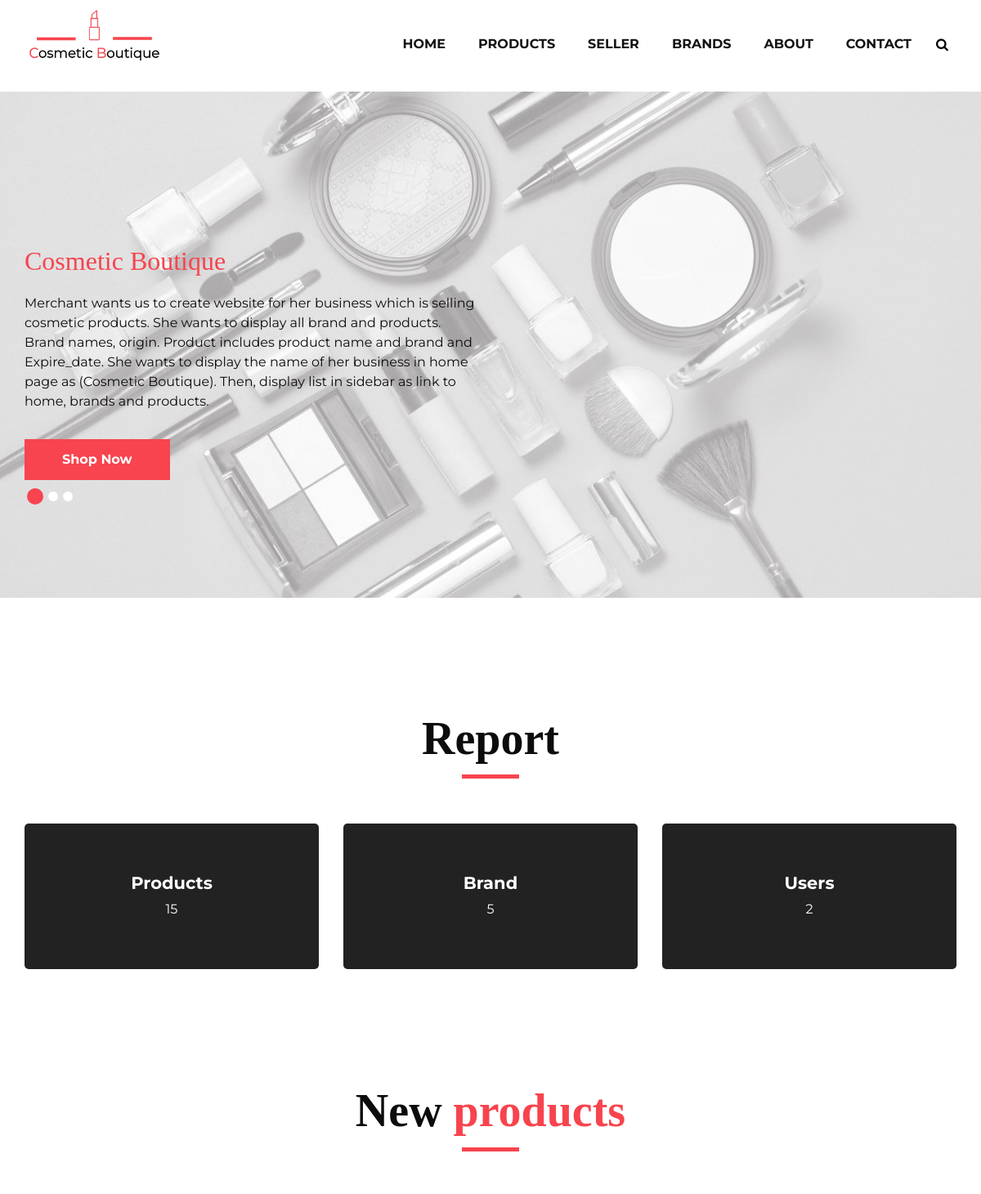
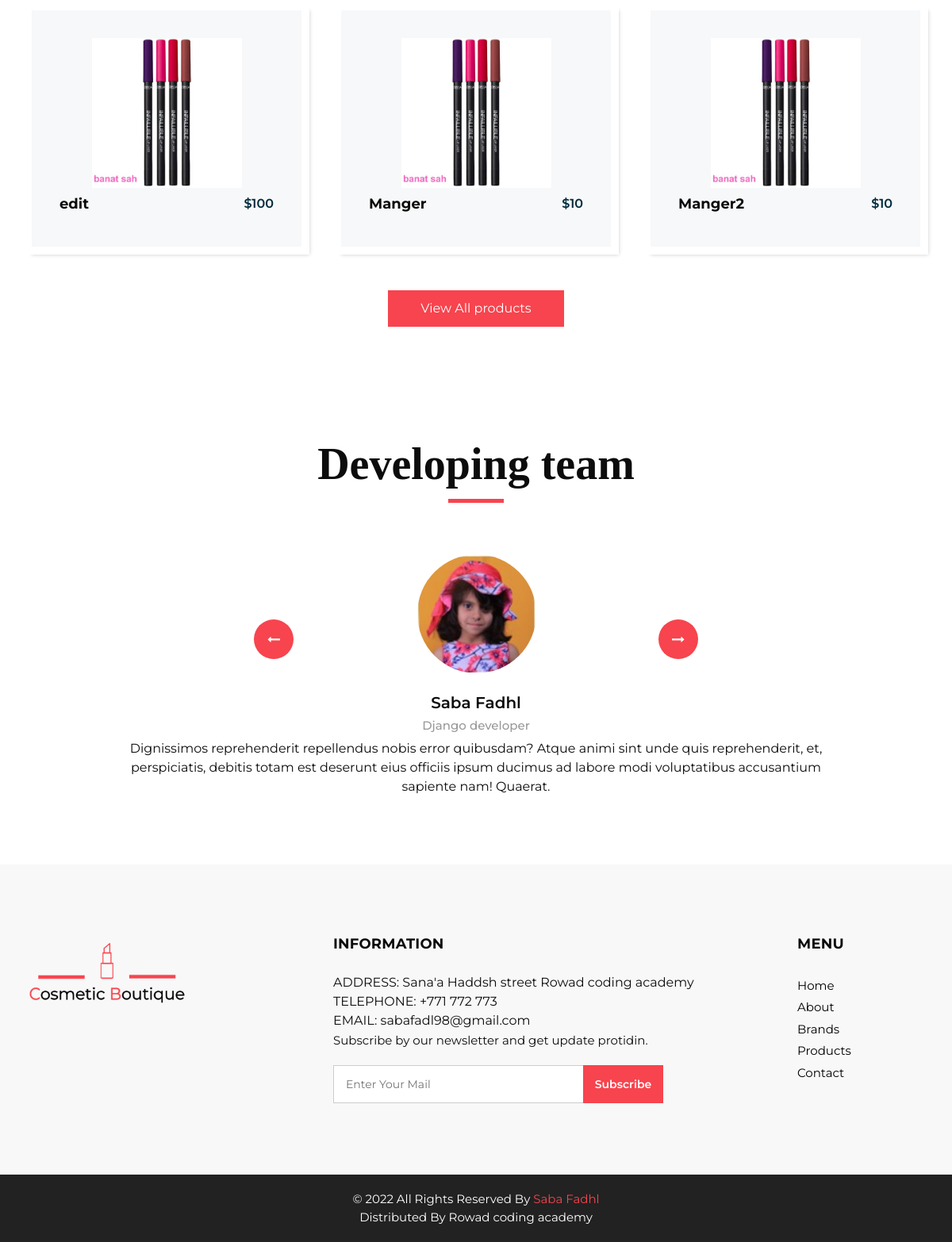
The page / on the database its author committed (2 pictures, top to bottom).
### makeup/models.py (models this page shows, shortened)
class Brand(models.Model):
    name=models.CharField(max_length=50)
    orgin=models.CharField(max_length=50)

class Products(models.Model):
    name=models.CharField(max_length=50)
    kind=models.CharField(max_length=50)
    descreption=models.TextField(null=True)
    expir_date=models.DateField(null=True)
    price=models.PositiveIntegerField(default=10, validators=[MinValueValidator(5)])
    brand=models.ForeignKey(Brand,on_delete=models.CASCADE,null=True)

### makeup/views.py (the view)
# urls.py: 2. Add a URL to urlpatterns:  path('', views.home, name='home')
def home(request):
    User = get_user_model()
    myReport={"Products":Products.objects.all().count(),"Brand":Brand.objects.all().count(),"Users":User.objects.all().count()}
    newest=Products.objects.order_by("-id")[:3]
    context={
        'newest' : newest,
        'reports': myReport,
    }
    template_name='makeup/index.html'
    return render(request,template_name,context)

### makeup/templates/makeup/index.html (shortened to what this page needs)
{% extends 'makeup/base.html' %}
{% load static %}
   {%block content%}
         <section class="slider_section ">
            <div class="slider_bg_box">
               <img src="{%static 'images/slider-bg.jpg' %}" alt="">
            </div>
            <div id="customCarousel1" class="carousel slide" data-ride="carousel">
               <div class="carousel-inner">
                  <div class="carousel-item active">
                     <div class="container ">
                        <div class="row">
                           <div class="col-md-7 col-lg-6 ">
                              <div class="detail-box">
                                 <h2>
                                    <span>
                                       Cosmetic Boutique
                                     </span>
                                 </h2>
                                 <p>
                                    Merchant wants us to create website for her business which is selling cosmetic products. She wants to display all brand and products. Brand names, origin. Product includes product name and brand and Expire_date. She wants to display the name of her business in home page as (Cosmetic Boutique). Then, display list in sidebar as link to home, brands and products.
                                 </p>
                                 <div class="btn-box">
                                    <a href="" class="btn1">
                                    Shop Now
                                    </a>
                                 </div>
                              </div>
                           </div>
                        </div>
                     </div>
                  </div>
               </div>
               <div class="container">
                  <ol class="carousel-indicators">
                     <li data-target="#customCarousel1" data-slide-to="0" class="active"></li>
                     <li data-target="#customCarousel1" data-slide-to="1"></li>
                     <li data-target="#customCarousel1" data-slide-to="2"></li>
                  </ol>
               </div>
            </div>
         </section>
      </div>
      <section class="why_section layout_padding">
         <div class="container">
            <div class="heading_container heading_center">
               <h2>
                  Report
               </h2>
            </div>
            <div class="row">
               {%for name,value in reports.items%}
               <div class="col-md-4">
                  <div class="box ">
                     <div class="detail-box">
                        <h5>
                           {{name}}
                        </h5>
                        <p>
                           {{value}}
                        </p>
                     </div>
                  </div>
               </div>
               {%endfor%}
            </div>
         </div>
      </section>
      <section class="product_section layout_padding">
         <div class="container">
            <div class="heading_container heading_center">
               <h2>
                  New <span>products</span>
               </h2>
            </div>
            <div class="row">
               {%for product in newest%}
               <div class="col-sm-6 col-md-4 col-lg-4">
                  <div class="box">
                     <div class="img-box">
                        <img src="{%static 'images/p2.png'%}" alt="">
                     </div>
                     <div class="detail-box">
                        <h5>
                           {{product.name}}
                        </h5>
                        <h6>
                           ${{product.price}}
                        </h6>
                     </div>
                  </div>
               </div>
               {% endfor %}
            </div>
            <div class="btn-box">
               <a href="{%url 'products'%}">
               View All products
               </a>
            </div>
         </div>
      </section>
      <section class="client_section layout_padding">
         <div class="container">
            <div class="heading_container heading_center">
               <h2>
                  Developing team
               </h2>
            </div>
            <div id="carouselExample3Controls" class="carousel slide" data-ride="carousel">
               <div class="carousel-inner">
                  <div class="carousel-item active">
                     <div class="box col-lg-10 mx-auto">
                        <div class="img_container">
                           <div class="img-box">
                              <div class="img_box-inner">
                                 <img src="{%static 'images/client.jpg' %}" alt="">
                              </div>
                           </div>
                        </div>
                        <div class="detail-box">
                           <h5>
                              Saba Fadhl
                           </h5>
                           <h6>
                              Django developer
                           </h6>
                           <p>
                              Dignissimos reprehenderit repellendus nobis error quibusdam? Atque animi sint unde quis reprehenderit, et, perspiciatis, debitis totam est deserunt eius officiis ipsum ducimus ad labore modi voluptatibus accusantium sapiente nam! Quaerat.
                           </p>
                        </div>
                     </div>
                  </div>
               </div>
               <div class="carousel_btn_box">
                  <a class="carousel-control-prev" href="#carouselExample3Controls" role="button" data-slide="prev">
                  <i class="fa fa-long-arrow-left" aria-hidden="true"></i>
                  </a>
                  <a class="carousel-control-next" href="#carouselExample3Controls" role="button" data-slide="next">
                  <i class="fa fa-long-arrow-right" aria-hidden="true"></i>
                  </a>
               </div>
            </div>
         </div>
      </section>
      {%endblock content%}

### static/css/responsive.css (style rules this page uses)
@media (min-width: 1200px) { .container { max-width: 1170px; } }

### rows shown on the page
Brand: name "Brand", id "5"
Products: name "edit", price "100"
Products: name "Manger", price "10"
Products: name "Manger2", price "10"

### other values the page prints
{{ name }} "Products" "Users"
{{ value }} "15" "2"
